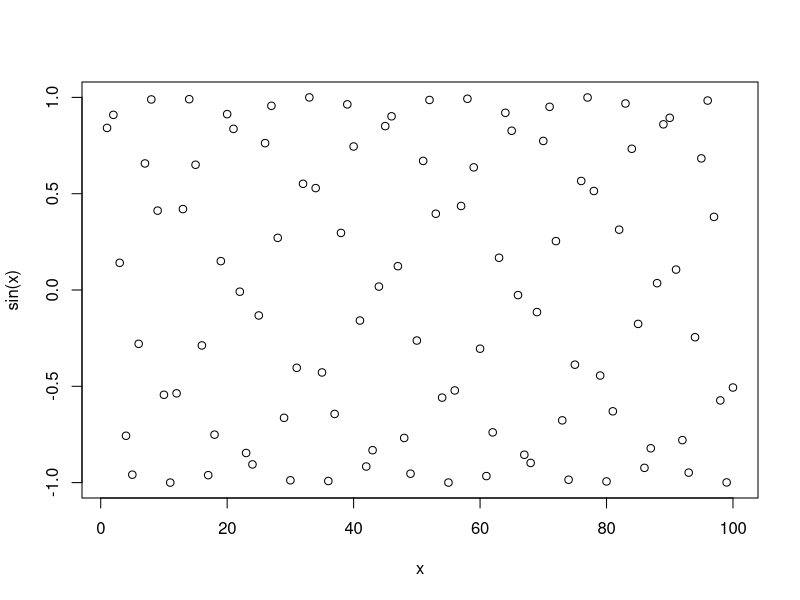
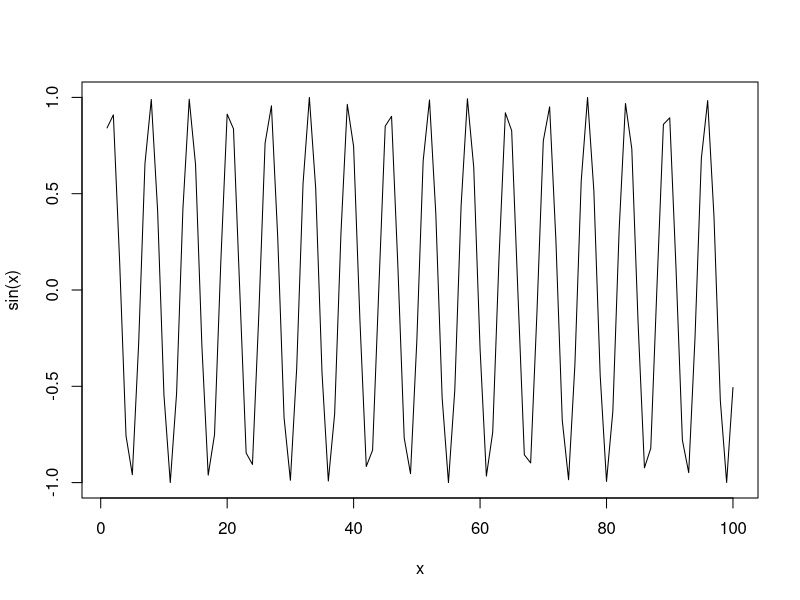
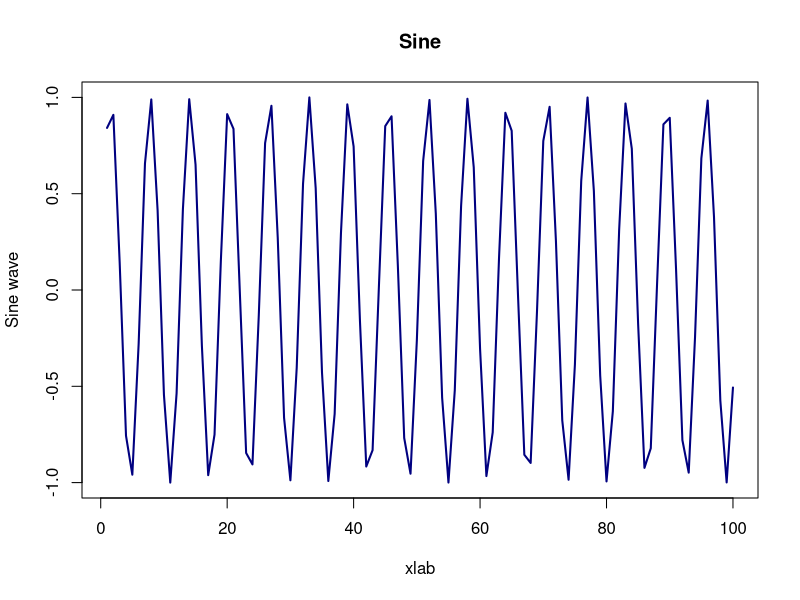

Write R code to recreate these figures, in order.
# R Script from week 2 lab 4
x = 1:100
plot(x, sin(x))
plot(x, sin(x), typ="l")
plot(x, sin(x),type="l", main="Sine", xlab="xlab", ylab="Sine wave", lwd=2, col="navyblue")